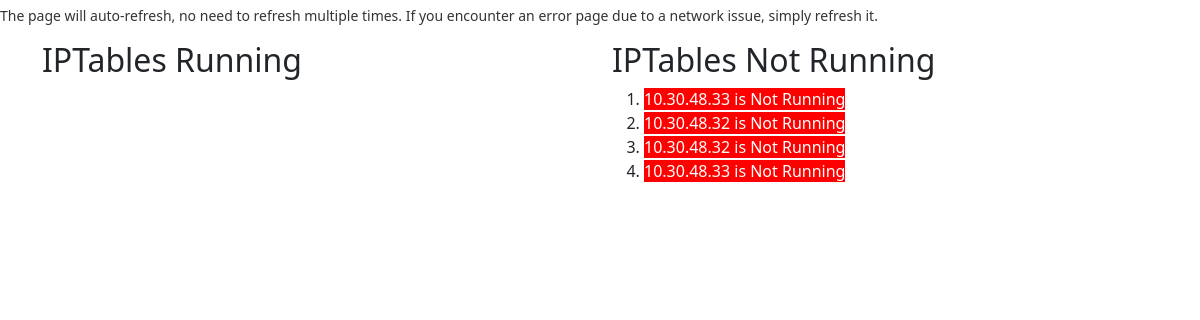
Screenshot of /IPTables with the database file from the repository.
### Home/models.py (models this page shows, shortened)
class IPTable(models.Model):
    service_name = models.CharField(max_length=200)
    ip1 = models.CharField(max_length=200,blank=True)

### Home/views.py (the view)
# urls.py: path("IPTables", views.IPTables, name='IPTables' ),
def IPTables(request):
    iptable_objs = IPTable.objects.filter(service_name="IPTables")
    base_url = "http://nagios.beta-wspbx.com/nagios/cgi-bin/statusjson.cgi?query=service"
    url_info_list_run = []  # Create an empty list to store URL and info
    url_info_list_nrun = []  # Create an empty list to store URL and info
    for iptable_obj in iptable_objs:
        service_name = iptable_obj.service_name
        ip1 = iptable_obj.ip1
        constructed_url = f"{base_url}&hostname={ip1}&servicedescription={service_name}"
        test = webnagios(constructed_url)
        print("########### iptables ###########")
        print(test)
        if test == 'Success':
            url_info_list_run.append(ip1)
        else:
            url_info_list_nrun.append(ip1)
    context = {
        'url_info_list_run': url_info_list_run,  # Pass the list in the context
        'url_info_list_nrun': url_info_list_nrun,  # Pass the list in the context
    }
    return render(request, 'IPTables.html', context)

### Home/views.py (called while the page is built)
def webnagios(passing_url):
    try:
        request_url = passing_url
        username = 'nagiosadmin'
        password = 'Nagios@beta'
        session = requests.Session()
        request = session.get(request_url, auth=HTTPBasicAuth(username, password), verify=False)
        request.raise_for_status()  # Raise an exception for 4xx and 5xx status codes
        data_json = json.loads(request.text)
        plugin_output = data_json['data']['service']['plugin_output']
        sub_str = "OK"
        sub_str1 = "ok"
        if (plugin_output.lower().find(sub_str.lower()) != -1) or (plugin_output.lower().find(sub_str1.lower()) != -1):
            return "Running"
        else:
            return "Not Running"
    except RequestException as e:
        return f"Error: {e}"
    except (KeyError, json.JSONDecodeError) as e:
        return f"Error parsing JSON response: {e}"

### Home/templates/IPTables.html (shortened to what this page needs)
{% extends 'base1.html' %}
{% block body %}
<div class="container">
    <div class="row">
        <div class="col-md-6">
            <h2>IPTables Running</h2>
        </div>
        <div class="col-md-6">
            <h2>IPTables Not Running</h2>
            <ol>
                {% for opp in url_info_list_nrun %}
                    <li><span style="background-color: red; color: white;">{{ opp }} is Not Running</span></li>
                {% endfor %}
            </ol>
        </div>
    </div>
</div>
{% endblock body %}

### rows the page displays
IPTable: url_info_list_nrun "10.30.48.33"
IPTable: url_info_list_nrun "10.30.48.32"
IPTable: url_info_list_nrun "10.30.48.32"
IPTable: url_info_list_nrun "10.30.48.33"
